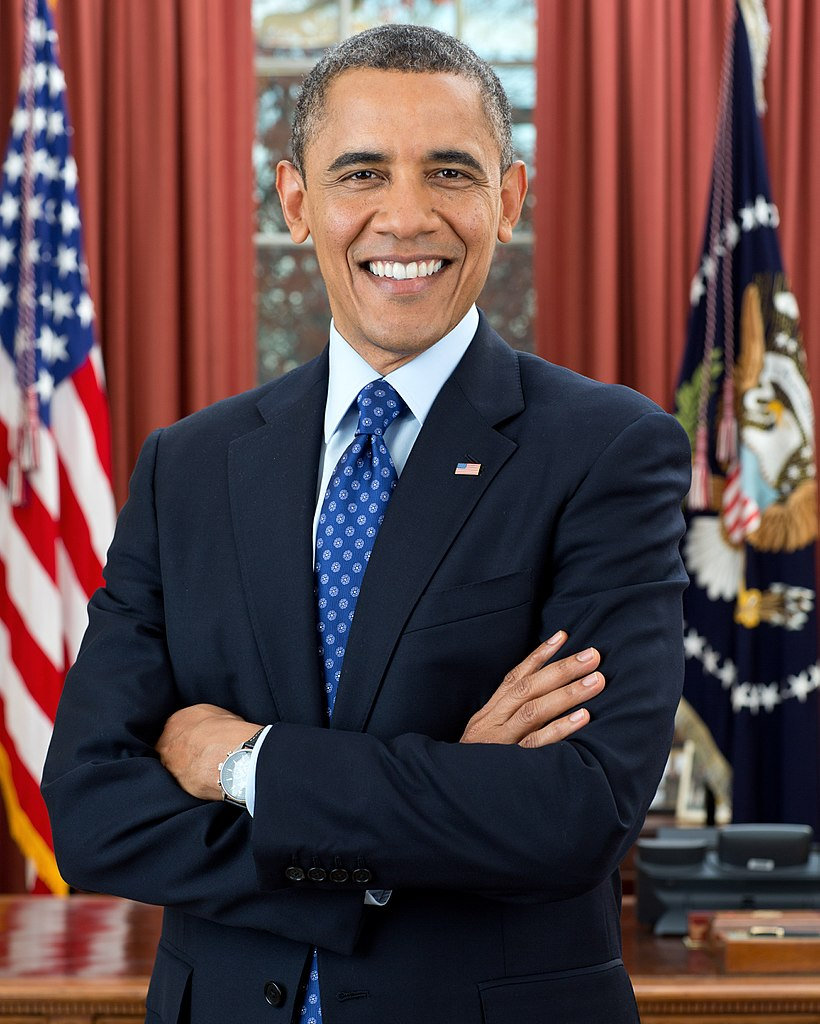
#> input picture data/synthetic/sample_face_portrait.jpg, 820 x 1024 px; its folder holds only this picture in this run
$ python -i transforms.py   (imports and definitions only)   (older library calls are emulated)
#> lines starting #> are read from the running program, lines starting #| are printed output that depends on the picture
"""Week-5 transforms: DFT/DCT frequency-domain analysis + Hough circle iris fitting.

Reused by Week 6 (feature join) and Week 8 (DCT/JPEG compression). All
functions operate on the canonical 64x64 preprocessed crop produced by
`src.preprocess.preprocess_pipeline` -- a single grayscale uint8
`np.ndarray` -- unless stated otherwise.

Two independent DIP topics live here:
  - Fourier / Cosine transforms -- frequency-domain sharpness (blur) metrics,
    compared against the classical spatial-domain Laplacian-variance baseline.
  - Hough circle transform -- iris fitting. An open eye exposes a roughly
    circular iris; a closed eye does not, so "no circle found" is itself a
    feature, not a failure -- see `detect_iris_circle` and
    docs/week5_transforms.md for the measured open-vs-closed detection gap.
"""
from __future__ import annotations

from dataclasses import dataclass
from typing import Optional

import cv2
import numpy as np


# ---------------------------------------------------------------------------
# Fourier (DFT)
# ---------------------------------------------------------------------------

def dft_shifted(img: np.ndarray) -> np.ndarray:
    """Complex 2D DFT of `img` (cast to float32), zero-frequency shifted to center."""
    f = np.fft.fft2(img.astype(np.float32))
    return np.fft.fftshift(f)


# [13 lines left out: function magnitude_spectrum, not called in this run]


def _radial_grid(h: int, w: int) -> np.ndarray:
    """Distance (px, float) of every pixel from the shifted-spectrum center (h//2, w//2)."""
    cy, cx = h // 2, w // 2
    yy, xx = np.indices((h, w))
    return np.sqrt((yy - cy) ** 2 + (xx - cx) ** 2)


def high_freq_energy_ratio(img: np.ndarray, radius: int = 8) -> float:
    """Fraction of spectral energy (|F|^2) lying outside a central disk of `radius` px.

    `radius=8` is the chosen default for the 64x64 canonical crop -- see
    docs/week5_transforms.md for the sweep that picked it (radius 6-10 all
    separate sharp/blurred comparably; 8 is the middle of that plateau and
    keeps the ratio away from both extremes of 0/1). Sharp, detailed images
    keep proportionally more energy outside the low-frequency core; blur
    (a spatial-domain low-pass) suppresses high frequencies, so blurred
    images score lower.
    """
    fshift = dft_shifted(img)
    power = np.abs(fshift) ** 2
    r = _radial_grid(*img.shape[:2])
    total = power.sum()
    if total == 0:
        return 0.0
    outside = power[r > radius].sum()
    return float(outside / total)


def radial_energy_profile(img: np.ndarray, n_bins: int = 8) -> np.ndarray:
    """Radially-averaged power spectrum, binned into `n_bins` concentric annuli.

    Bin `i` covers radius in [i * step, (i + 1) * step) px from the spectrum
    center, where step = max_radius / n_bins and max_radius = half the crop
    diagonal. Each bin holds the *mean* power of pixels falling in it (mean,
    not sum, so bin values are comparable despite the outer annuli covering
    far more pixels than the inner ones). `n_bins=8` keeps this a compact,
    reusable feature vector (see `build_feature_table`) rather than one bin
    per integer pixel radius.
    """
    h, w = img.shape[:2]
    fshift = dft_shifted(img)
    power = np.abs(fshift) ** 2
    r = _radial_grid(h, w)
    max_radius = np.sqrt((h / 2) ** 2 + (w / 2) ** 2)
    step = max_radius / n_bins
    profile = np.zeros(n_bins, dtype=np.float64)
    for i in range(n_bins):
        lo, hi = i * step, (i + 1) * step
        mask = (r >= lo) & (r < hi) if i < n_bins - 1 else (r >= lo)
        if mask.any():
            profile[i] = power[mask].mean()
    return profile


# ---------------------------------------------------------------------------
# Cosine (DCT)
# ---------------------------------------------------------------------------

def dct2(img: np.ndarray) -> np.ndarray:
    """2D DCT-II of `img`, computed on float32 (`cv2.dct`'s required dtype)."""
    return cv2.dct(img.astype(np.float32))


def dct_energy_compaction(img: np.ndarray, k: int) -> float:
    """Fraction of total DCT energy (sum of coef^2) held in the top-left k x k block.

    Top-left coefficients are the lowest-frequency ones. A high fraction
    means most information is captured by a handful of low-frequency
    coefficients -- exactly the property JPEG block quantization (Week 8)
    exploits: coefficients outside a small top-left block can be dropped
    with little perceptual loss.
    """
    d = dct2(img)
    total = float((d ** 2).sum())
    if total == 0:
        return 0.0
    k = min(k, d.shape[0], d.shape[1])
    block = float((d[:k, :k] ** 2).sum())
    return block / total


# [10 lines left out: function dct_energy_compaction_curve, not called in this run]


# ---------------------------------------------------------------------------
# Classical spatial-domain blur baseline
# ---------------------------------------------------------------------------

def laplacian_variance(img: np.ndarray) -> float:
    """Variance of the Laplacian -- classical spatial-domain blur/sharpness metric.

    Low variance -> few strong second-derivative edge responses -> likely
    blurred. Computed on float64 (`cv2.CV_64F`) so negative Laplacian
    responses aren't clipped the way they would be on a uint8 output.
    """
    lap = cv2.Laplacian(img, cv2.CV_64F)
    return float(lap.var())


# ---------------------------------------------------------------------------
# Hough circle transform -- iris fitting
# ---------------------------------------------------------------------------

@dataclass(frozen=True)
class HoughConfig:
    """`cv2.HoughCircles` params tuned for the 64x64 canonical crop.

    See docs/week5_transforms.md for the two-stage grid search: an initial
    sweep on the curated 40-image sample (n=20/class, too small -- picked
    configs that turned out to be overfit to sampling noise), then a
    ~3,150-config re-search validated on an 800-image stratified draw
    (400 open / 400 closed) from the working set, scored by
    open-detection-rate minus closed-detection-rate. This config was the
    highest-gap candidate with the higher absolute detection rates among
    near-tied top results (gap=0.2575, open=0.5925, closed=0.3350).
    """

    dp: float = 1.0
    min_dist: int = 64          # crop height -- at most one iris expected per 64x64 crop
    param1: int = 100           # Canny high threshold for HoughCircles' internal edge map
    param2: int = 12            # accumulator threshold -- lower = more permissive detection
    min_radius: int = 6
    max_radius: int = 14
    median_blur_ksize: int = 5  # light denoise before edge detection; 0/1 disables


DEFAULT_HOUGH = HoughConfig()


@dataclass(frozen=True)
class IrisCircle:
    """Result of one `detect_iris_circle` call.

    `found=False` on a closed (or otherwise non-circular) eye is an
    expected, informative outcome, not an error -- see module docstring.
    `n_circles_detected` is the count of candidate circles HoughCircles
    returned before picking the best (highest-accumulator-score) one; it is
    used as a confidence proxy since OpenCV's Python API does not expose
    raw accumulator votes.
    """

    found: bool
    cx: float
    cy: float
    radius: float
    n_circles_detected: int


def detect_iris_circle(img: np.ndarray, cfg: HoughConfig = DEFAULT_HOUGH) -> IrisCircle:
    """Fit the best circle (by HoughCircles' accumulator ranking) to `img`.

    HoughCircles returns candidates ordered by accumulator score,
    strongest first, so `circles[0]` is the best fit.
    """
    src = img
    if cfg.median_blur_ksize > 1:
        src = cv2.medianBlur(src, cfg.median_blur_ksize)

    circles = cv2.HoughCircles(
        src,
        cv2.HOUGH_GRADIENT,
        dp=cfg.dp,
        minDist=cfg.min_dist,
        param1=cfg.param1,
        param2=cfg.param2,
        minRadius=cfg.min_radius,
        maxRadius=cfg.max_radius,
    )
    if circles is None:
        return IrisCircle(found=False, cx=0.0, cy=0.0, radius=0.0, n_circles_detected=0)

    candidates = circles[0]
    cx, cy, r = candidates[0]
    return IrisCircle(
        found=True,
        cx=float(cx),
        cy=float(cy),
        radius=float(r),
        n_circles_detected=int(len(candidates)),
    )


# ---------------------------------------------------------------------------
# Feature table (Week 6 join key: filename)
# ---------------------------------------------------------------------------

# DCT top-left block sizes to report as energy-compaction features. 8 is the
# JPEG block size, included deliberately to set up Week 8.
DCT_KS = (2, 4, 8, 16)

FEATURE_COLUMNS = (
    ["filename", "split", "eye_state"]
    + ["dft_high_freq_ratio"]
    + [f"dft_radial_bin{i}" for i in range(8)]
    + [f"dct_compaction_k{k}" for k in DCT_KS]
    + ["laplacian_variance"]
    + ["hough_found", "hough_cx", "hough_cy", "hough_radius", "hough_n_circles"]
)


def compute_row_features(img: np.ndarray, hough_cfg: HoughConfig = DEFAULT_HOUGH) -> dict:
    """All numeric transform features for one preprocessed 64x64 crop, keyed by column name."""
    row: dict[str, float] = {"dft_high_freq_ratio": high_freq_energy_ratio(img)}

    profile = radial_energy_profile(img, n_bins=8)
    for i, v in enumerate(profile):
        row[f"dft_radial_bin{i}"] = float(v)

    for k in DCT_KS:
        row[f"dct_compaction_k{k}"] = dct_energy_compaction(img, k)

    row["laplacian_variance"] = laplacian_variance(img)

    circle = detect_iris_circle(img, hough_cfg)
    row["hough_found"] = int(circle.found)
    row["hough_cx"] = circle.cx
    row["hough_cy"] = circle.cy
    row["hough_radius"] = circle.radius
    row["hough_n_circles"] = circle.n_circles_detected

    return row


# [58 lines left out: functions build_feature_table, main, not called in this run]


# [2 lines not run here, left out]

>>> import cv2
>>> picture = cv2.imread('../data/synthetic/sample_face_portrait.jpg', cv2.IMREAD_GRAYSCALE)
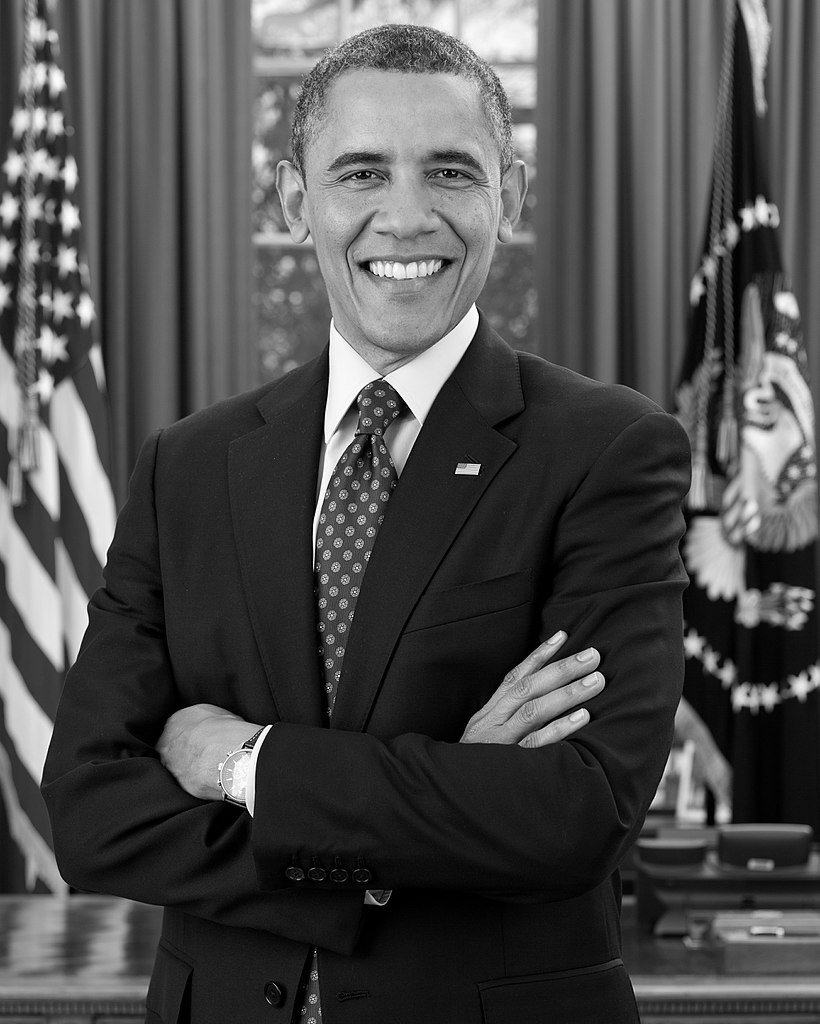
#> picture: shape (1024, 820); min 0, max 255, mean 77
>>> result = compute_row_features(picture)
#> in high_freq_energy_ratio, `total = power.sum()`: total = 6.75e+15
#> in high_freq_energy_ratio, `outside = power[r > radius].sum()`: outside = 1.05e+15
#> in compute_row_features, `row: dict[str, float] = {"dft_high_freq_ratio": high_freq_energy_ratio..`: row = {'dft_high_freq_ratio': 0.155}
#> after the loop in radial_energy_profile, `for i in range(n_bins):`: profile = [3.16e+11, 602303538.9, 161453348.9, 87441152.7, 41080477.6, 27412992.2, 15161190.9, 7390023]
#> the loop in compute_row_features, `for i, v in enumerate(profile):` made 8 passes
#> v on passes 1 to 8: 3.16e+11, 602303538.9, 161453348.9, 87441152.7, 41080477.6, 27412992.2, 15161190.9, 7390023
#> after the loop in compute_row_features, `for i, v in enumerate(profile):`: row = 9 items
#> the loop in compute_row_features, `for k in DCT_KS:` made 4 passes
#> after the loop in compute_row_features, `for k in DCT_KS:`: row = 13 items
#> in laplacian_variance, `lap = cv2.Laplacian(img, cv2.CV_64F)`:
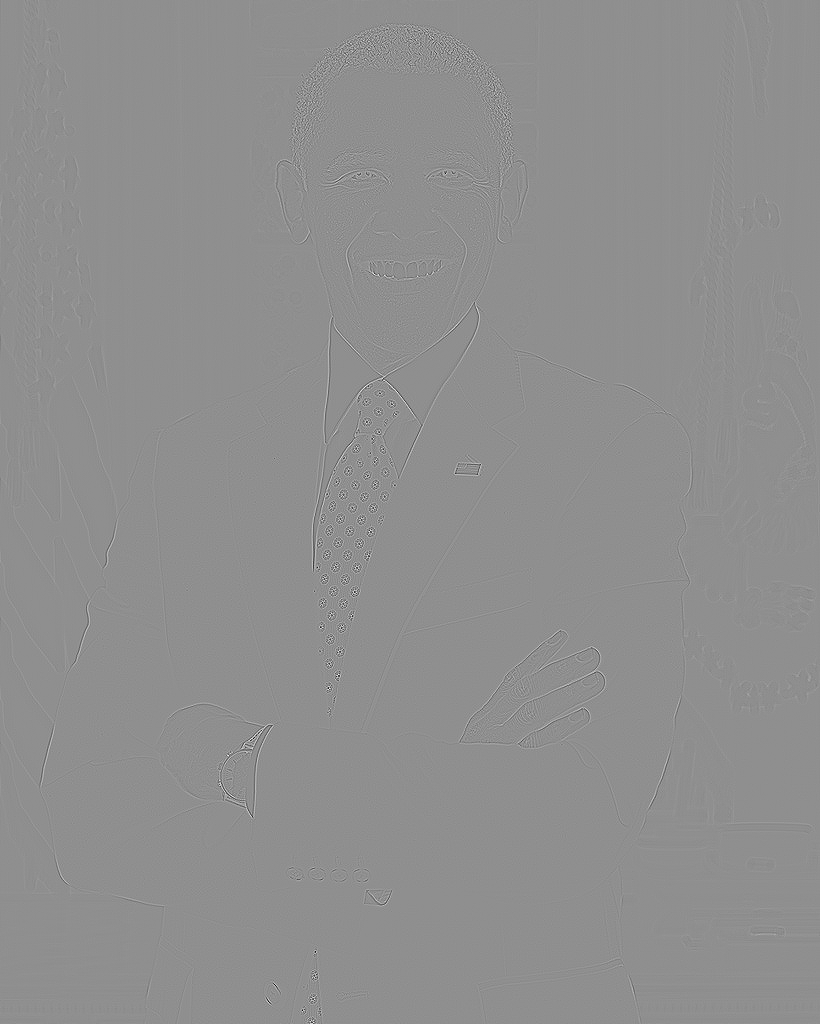
#> lap: shape (1024, 820) float64; min -698, max 544, mean 0; drawn with min black and max white
#> in detect_iris_circle, `circles = cv2.HoughCircles( src, cv2.HOUGH_GRADIENT, dp=cfg.dp, minDis..`: circles = 39 rows, first 8: [592.5, 681.5, 12.2], [310.5, 102.5, 12.2], [28.5, 208.5, 12.2], [800.5, 686.5, 12.2], [295.5, 297.5, 6.6], [32.5, 76.5, 13.2], [358.5, 46.5, 12.2], [458.5, 56.5, 13.4]
#> in detect_iris_circle, `candidates = circles[0]`: candidates has the same summary as circles
#> in detect_iris_circle, `cx, cy, r = candidates[0]`: cx = 592.5; cy = 681.5; r = 12.2
#> result = 19 items
